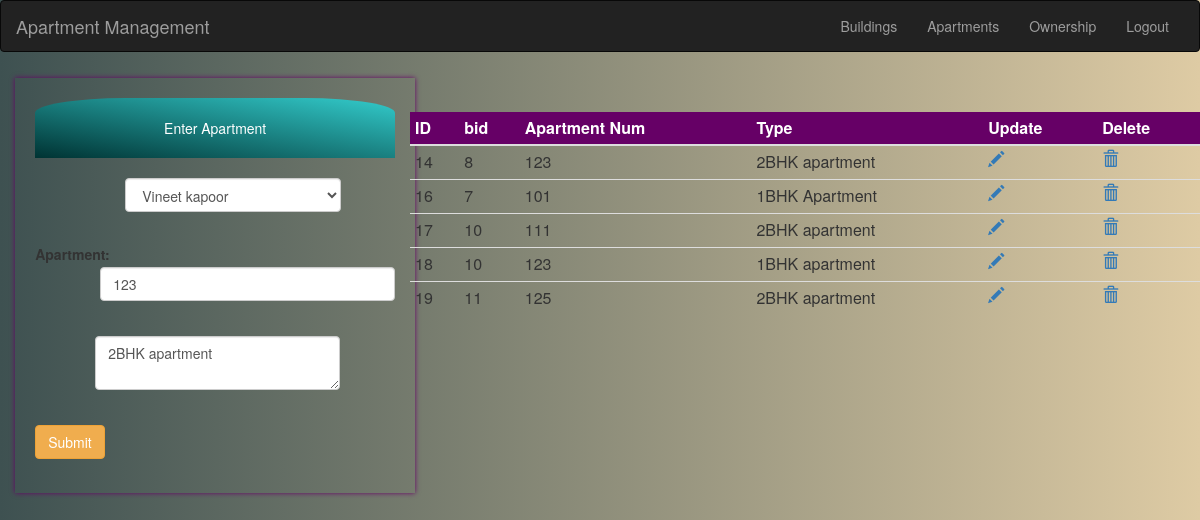
Page /apartment/Apartment_Management/apartment.php?update=1&id=14 on the committed database.
### tables this page shows
CREATE TABLE `apartment` (
  `id` int(11) NOT NULL,
  `bid` int(11) NOT NULL,
  `apartmentNum` int(4) NOT NULL,
  `description` varchar(200) NOT NULL
);

CREATE TABLE `building` (
  `id` int(11) NOT NULL,
  `Name` varchar(200) NOT NULL,
  `Address` varchar(500) NOT NULL,
  `Developer` varchar(200) NOT NULL
);

### apartment/Apartment_Management/apartment.php (the view, shortened to what this page needs)
<?php
include 'conn.php';
$bid=$aname=$desc="";
if(isset($_GET['update'])){
    $id = $_GET['id'];
     $qry="select * from apartment where id=$id";
  if ($result = $con->query($qry)) {
    if ($row = $result->fetch_assoc()) {
    $bid=$row['bid'];
    $aname=$row['apartmentNum'];
    $desc=$row['description'];
    }
    }
           }
?>
<html>
    <head>
  <link rel="stylesheet" href="https://maxcdn.bootstrapcdn.com/bootstrap/3.3.7/css/bootstrap.min.css">
</head>
    </head>
    <body style="background-image: linear-gradient(to right, #3E5151 , #DECBA4);">
     <?php
     include 'anav.php';
     ?>
        <div class="row">
         <div class="col-md-4">
       <div style="width: 400px;margin-left:4%;margin-top: 1.5%;box-shadow: 0px 0px 5px #660066;padding:20px">
        <div style='text-align: center;padding:20px;background:  linear-gradient(To top right,#033,#3cc);color:white;border-radius: 25% 25% 0% 0%'>Enter Apartment</div>
        <form class="form-horizontal" action="apartment.php" method="post">
            <div style="padding-top: 20px;margin-left: 25%">
                <select class="form-control" style="display:inline; width: 80%;" name="building" >
                    <?php
                                include 'conn.php';
                                $qry="select * from building";
                                if ($result = $con->query($qry)) {
    while ($row = $result->fetch_assoc()) {
                    ?>
                     <option value="<?php echo $row['id']; ?>" selected="<?php if($row['id']==$bid){echo 'true';}else{echo 'false';}?>" ><?php echo $row['Name']; ?>
                        </option>
               <?php
    }
    }
    ?> </select>
            </div><br>
    <div class="form-group" style="margin-top: 5px">
    <label class="control-label col-sm-2" for="apartment">Apartment:</label>
    <div class="col-sm-10" style="margin-top:30px">
        <input type="text" class="form-control" name="apartment" required="" pattern="[0-9]{3}" placeholder="Apartment Number" value="<?php echo $aname;?>"/><br>
    </div>
            </div>
            <div style="margin-left: 60px;">
            <div class="form-group" style="margin-top: 2px">
    <div class="col-sm-10" style="margin-top:0.1px">
        <textarea class="form-control" name="desc" required="" placeholder="Description" ><?php echo $desc;?></textarea><br>
    </div>
            </div>
            </div>
             <button class="btn btn-warning" type="submit" name="submit" value="add">Submit</button>
        </form>
      </div>
         </div>
        <div class="col-md-8">
                <div>
        <table class="table table-hover table-condensed" style="margin-top: 5%">
            <thead style="background: #660066;color:white">
            <th>ID</th>
             <th>bid</th>
              <th>Apartment Num</th>
              <th>Type</th>
              <th>Update</th>
              <th>Delete</th>
            </thead>
            <tbody>
                <?php
                $sql = "select * from apartment;";
                $result=mysqli_query($con,$sql);
                if($result){
                    while($row = $result->fetch_assoc()){
                ?>
                <tr>
                    <td><?php echo $row['id'];?></td>
                    <td><?php echo $row['bid'];?></td>
                    <td><?php echo $row['apartmentNum'];?></td>
                    <td><?php echo $row['description']; ?></td>
                    <td><a href="apartment.php?update=1&id=<?php echo $row['id'];?>"><span class="glyphicon glyphicon-pencil"></span></a></td>
                    <td><a href="deleteapartment.php?id=<?php echo $row['id'];?>"><span class="glyphicon glyphicon-trash"></span></a></td>
                </tr>
                <?php
                }
                }
                ?>
            </tbody>
        </table>
                </div>
    </body>
</html>

### rows in the picture
apartment: building "Vineet kapoor", apartment "123", desc "2BHK apartment", id "14", bid "8", apartmentNum "123", description "2BHK apartment"
apartment: id "16", bid "7", apartmentNum "101", description "1BHK Apartment"
apartment: id "17", bid "10", apartmentNum "111", description "2BHK apartment"
apartment: id "18", bid "10", apartmentNum "123", description "1BHK apartment"
apartment: id "19", bid "11", apartmentNum "125", description "2BHK apartment"
